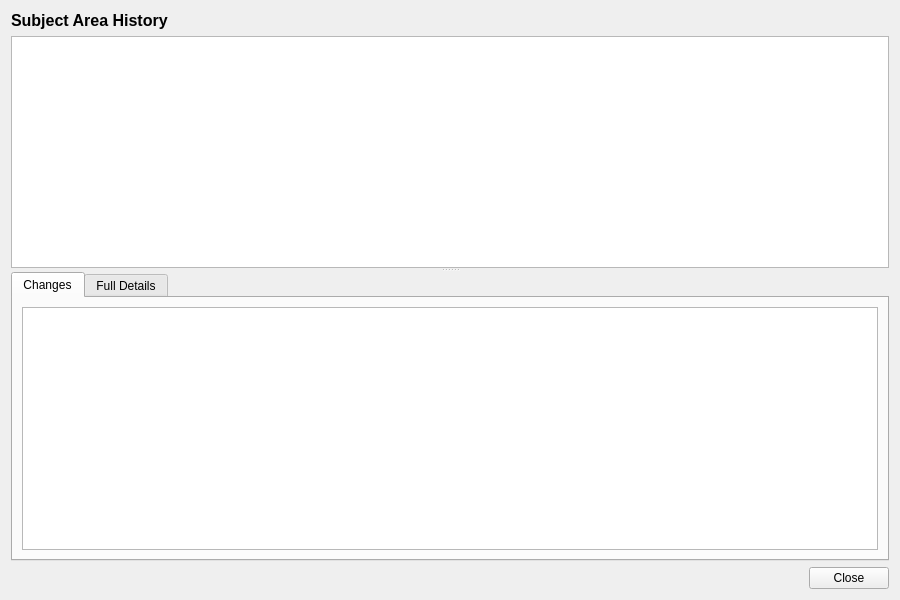
<?xml version="1.0" encoding="UTF-8"?>
<ui version="4.0">
 <class>SubjectAreaHistoryDialog</class>
 <widget class="QWidget" name="SubjectAreaHistoryDialog">
  <property name="geometry">
   <rect>
    <x>0</x>
    <y>0</y>
    <width>900</width>
    <height>600</height>
   </rect>
  </property>
  <property name="windowTitle">
   <string>Subject Area History</string>
  </property>
  <layout class="QVBoxLayout" name="verticalLayout">
   <item>
    <widget class="QLabel" name="titleLabel">
     <property name="font">
      <font>
       <pointsize>12</pointsize>
       <bold>true</bold>
      </font>
     </property>
     <property name="text">
      <string>Subject Area History</string>
     </property>
    </widget>
   </item>
   <item>
    <widget class="QSplitter" name="splitter">
     <property name="orientation">
      <enum>Qt::Vertical</enum>
     </property>
     <widget class="QTableWidget" name="versionListWidget">
      <property name="minimumHeight">
       <number>150</number>
      </property>
      <property name="maximumHeight">
       <number>250</number>
      </property>
      <property name="alternatingRowColors">
       <bool>true</bool>
      </property>
      <property name="editTriggers">
       <set>QAbstractItemView::NoEditTriggers</set>
      </property>
      <property name="selectionMode">
       <enum>QAbstractItemView::SingleSelection</enum>
      </property>
      <property name="selectionBehavior">
       <enum>QAbstractItemView::SelectRows</enum>
      </property>
     </widget>
     <widget class="QWidget" name="detailWidget">
      <layout class="QVBoxLayout" name="detailLayout">
       <property name="leftMargin">
        <number>0</number>
       </property>
       <property name="topMargin">
        <number>0</number>
       </property>
       <property name="rightMargin">
        <number>0</number>
       </property>
       <property name="bottomMargin">
        <number>0</number>
       </property>
       <item>
        <widget class="QTabWidget" name="tabWidget">
         <property name="currentIndex">
          <number>0</number>
         </property>
         <widget class="QWidget" name="changesTab">
          <attribute name="title">
           <string>Changes</string>
          </attribute>
          <layout class="QVBoxLayout" name="changesTabLayout">
           <item>
            <widget class="QTableWidget" name="changesTableWidget">
             <property name="editTriggers">
              <set>QAbstractItemView::NoEditTriggers</set>
             </property>
             <property name="alternatingRowColors">
              <bool>true</bool>
             </property>
             <property name="selectionMode">
              <enum>QAbstractItemView::SingleSelection</enum>
             </property>
             <property name="selectionBehavior">
              <enum>QAbstractItemView::SelectRows</enum>
             </property>
            </widget>
           </item>
          </layout>
         </widget>
         <widget class="QWidget" name="fullDetailsTab">
          <attribute name="title">
           <string>Full Details</string>
          </attribute>
          <layout class="QVBoxLayout" name="fullDetailsTabLayout">
           <item>
            <widget class="QScrollArea" name="scrollArea">
             <property name="widgetResizable">
              <bool>true</bool>
             </property>
             <widget class="QWidget" name="scrollAreaWidgetContents">
              <layout class="QFormLayout" name="formLayout">
               <item row="0" column="0">
                <widget class="QLabel" name="nameLabel">
                 <property name="text">
                  <string>Name:</string>
                 </property>
                </widget>
               </item>
               <item row="0" column="1">
                <widget class="QLabel" name="nameValue"/>
               </item>
               <item row="1" column="0">
                <widget class="QLabel" name="domainNameLabel">
                 <property name="text">
                  <string>Domain:</string>
                 </property>
                </widget>
               </item>
               <item row="1" column="1">
                <widget class="QLabel" name="domainNameValue"/>
               </item>
               <item row="2" column="0">
                <widget class="QLabel" name="descriptionLabel">
                 <property name="text">
                  <string>Description:</string>
                 </property>
                </widget>
               </item>
               <item row="2" column="1">
                <widget class="QLabel" name="descriptionValue">
                 <property name="wordWrap">
                  <bool>true</bool>
                 </property>
                </widget>
               </item>
               <item row="3" column="0">
                <widget class="QLabel" name="versionNumberLabel">
                 <property name="text">
                  <string>Version:</string>
                 </property>
                </widget>
               </item>
               <item row="3" column="1">
                <widget class="QLabel" name="versionNumberValue"/>
               </item>
               <item row="4" column="0">
                <widget class="QLabel" name="modifiedByLabel">
                 <property name="text">
                  <string>Modified By:</string>
                 </property>
                </widget>
               </item>
               <item row="4" column="1">
                <widget class="QLabel" name="modifiedByValue"/>
               </item>
               <item row="5" column="0">
                <widget class="QLabel" name="recordedAtLabel">
                 <property name="text">
                  <string>Recorded At:</string>
                 </property>
                </widget>
               </item>
               <item row="5" column="1">
                <widget class="QLabel" name="recordedAtValue"/>
               </item>
               <item row="6" column="0">
                <widget class="QLabel" name="changeCommentaryLabel">
                 <property name="text">
                  <string>Change Commentary:</string>
                 </property>
                </widget>
               </item>
               <item row="6" column="1">
                <widget class="QLabel" name="changeCommentaryValue">
                 <property name="wordWrap">
                  <bool>true</bool>
                 </property>
                </widget>
               </item>
              </layout>
             </widget>
            </widget>
           </item>
          </layout>
         </widget>
        </widget>
       </item>
      </layout>
     </widget>
    </widget>
   </item>
   <item>
    <layout class="QHBoxLayout" name="buttonLayout">
     <item>
      <spacer name="horizontalSpacer">
       <property name="orientation">
        <enum>Qt::Horizontal</enum>
       </property>
       <property name="sizeHint" stdset="0">
        <size><width>40</width><height>20</height></size>
       </property>
      </spacer>
     </item>
     <item>
      <widget class="QPushButton" name="closeButton">
       <property name="text">
        <string>Close</string>
       </property>
      </widget>
     </item>
    </layout>
   </item>
  </layout>
 </widget>
 <resources/>
 <connections/>
</ui>
